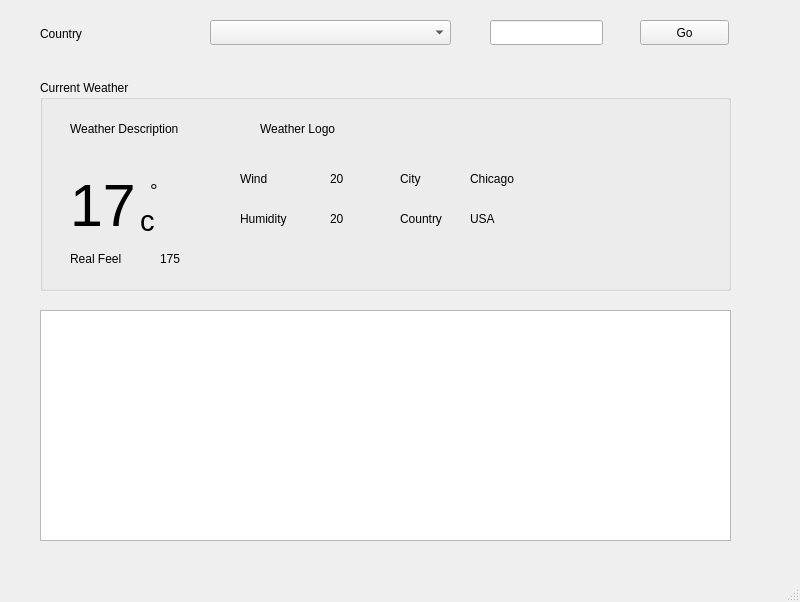
<?xml version="1.0" encoding="UTF-8"?>
<ui version="4.0">
 <class>MainWindow</class>
 <widget class="QMainWindow" name="MainWindow">
  <property name="geometry">
   <rect>
    <x>0</x>
    <y>0</y>
    <width>800</width>
    <height>602</height>
   </rect>
  </property>
  <property name="windowTitle">
   <string>MainWindow</string>
  </property>
  <widget class="QWidget" name="centralwidget">
   <widget class="QComboBox" name="comboCountry">
    <property name="geometry">
     <rect>
      <x>210</x>
      <y>20</y>
      <width>241</width>
      <height>25</height>
     </rect>
    </property>
   </widget>
   <widget class="QLineEdit" name="textZipCode">
    <property name="geometry">
     <rect>
      <x>490</x>
      <y>20</y>
      <width>113</width>
      <height>25</height>
     </rect>
    </property>
   </widget>
   <widget class="QGroupBox" name="groupBox">
    <property name="geometry">
     <rect>
      <x>40</x>
      <y>80</y>
      <width>691</width>
      <height>211</height>
     </rect>
    </property>
    <property name="title">
     <string>Current Weather</string>
    </property>
    <widget class="QLabel" name="label_2">
     <property name="geometry">
      <rect>
       <x>30</x>
       <y>40</y>
       <width>161</width>
       <height>17</height>
      </rect>
     </property>
     <property name="text">
      <string>Weather Description</string>
     </property>
    </widget>
    <widget class="QLabel" name="label_3">
     <property name="geometry">
      <rect>
       <x>220</x>
       <y>40</y>
       <width>101</width>
       <height>17</height>
      </rect>
     </property>
     <property name="text">
      <string>Weather Logo</string>
     </property>
    </widget>
    <widget class="QLabel" name="label_4">
     <property name="geometry">
      <rect>
       <x>30</x>
       <y>80</y>
       <width>70</width>
       <height>90</height>
      </rect>
     </property>
     <property name="font">
      <font>
       <family>Ubuntu</family>
       <pointsize>44</pointsize>
      </font>
     </property>
     <property name="text">
      <string>17</string>
     </property>
    </widget>
    <widget class="QLabel" name="label_5">
     <property name="geometry">
      <rect>
       <x>110</x>
       <y>100</y>
       <width>67</width>
       <height>20</height>
      </rect>
     </property>
     <property name="font">
      <font>
       <pointsize>14</pointsize>
      </font>
     </property>
     <property name="text">
      <string>°</string>
     </property>
    </widget>
    <widget class="QLabel" name="label_6">
     <property name="geometry">
      <rect>
       <x>100</x>
       <y>130</y>
       <width>61</width>
       <height>21</height>
      </rect>
     </property>
     <property name="font">
      <font>
       <pointsize>22</pointsize>
      </font>
     </property>
     <property name="text">
      <string>c</string>
     </property>
    </widget>
    <widget class="QLabel" name="label_7">
     <property name="geometry">
      <rect>
       <x>200</x>
       <y>90</y>
       <width>67</width>
       <height>17</height>
      </rect>
     </property>
     <property name="text">
      <string>Wind</string>
     </property>
    </widget>
    <widget class="QLabel" name="label_8">
     <property name="geometry">
      <rect>
       <x>200</x>
       <y>130</y>
       <width>67</width>
       <height>17</height>
      </rect>
     </property>
     <property name="text">
      <string>Humidity</string>
     </property>
    </widget>
    <widget class="QLabel" name="label_9">
     <property name="geometry">
      <rect>
       <x>290</x>
       <y>90</y>
       <width>61</width>
       <height>17</height>
      </rect>
     </property>
     <property name="text">
      <string>20</string>
     </property>
    </widget>
    <widget class="QLabel" name="label_10">
     <property name="geometry">
      <rect>
       <x>290</x>
       <y>130</y>
       <width>61</width>
       <height>17</height>
      </rect>
     </property>
     <property name="text">
      <string>20</string>
     </property>
    </widget>
    <widget class="QLabel" name="label_11">
     <property name="geometry">
      <rect>
       <x>360</x>
       <y>90</y>
       <width>61</width>
       <height>17</height>
      </rect>
     </property>
     <property name="text">
      <string>City</string>
     </property>
    </widget>
    <widget class="QLabel" name="label_12">
     <property name="geometry">
      <rect>
       <x>360</x>
       <y>130</y>
       <width>61</width>
       <height>17</height>
      </rect>
     </property>
     <property name="text">
      <string>Country</string>
     </property>
    </widget>
    <widget class="QLabel" name="label_13">
     <property name="geometry">
      <rect>
       <x>430</x>
       <y>90</y>
       <width>61</width>
       <height>17</height>
      </rect>
     </property>
     <property name="text">
      <string>Chicago</string>
     </property>
    </widget>
    <widget class="QLabel" name="label_14">
     <property name="geometry">
      <rect>
       <x>430</x>
       <y>130</y>
       <width>61</width>
       <height>17</height>
      </rect>
     </property>
     <property name="text">
      <string>USA</string>
     </property>
    </widget>
    <widget class="QLabel" name="label_15">
     <property name="geometry">
      <rect>
       <x>30</x>
       <y>170</y>
       <width>61</width>
       <height>17</height>
      </rect>
     </property>
     <property name="text">
      <string>Real Feel</string>
     </property>
    </widget>
    <widget class="QLabel" name="label_16">
     <property name="geometry">
      <rect>
       <x>120</x>
       <y>170</y>
       <width>61</width>
       <height>17</height>
      </rect>
     </property>
     <property name="text">
      <string>175</string>
     </property>
    </widget>
   </widget>
   <widget class="QTextEdit" name="labelJSonText">
    <property name="geometry">
     <rect>
      <x>40</x>
      <y>310</y>
      <width>691</width>
      <height>231</height>
     </rect>
    </property>
   </widget>
   <widget class="QWidget" name="">
    <property name="geometry">
     <rect>
      <x>40</x>
      <y>20</y>
      <width>150</width>
      <height>27</height>
     </rect>
    </property>
    <layout class="QHBoxLayout" name="horizontalLayout">
     <item>
      <widget class="QLabel" name="label">
       <property name="text">
        <string>Country</string>
       </property>
      </widget>
     </item>
    </layout>
   </widget>
   <widget class="QPushButton" name="btn_go">
    <property name="geometry">
     <rect>
      <x>640</x>
      <y>20</y>
      <width>89</width>
      <height>25</height>
     </rect>
    </property>
    <property name="text">
     <string>Go</string>
    </property>
   </widget>
  </widget>
  <widget class="QMenuBar" name="menubar">
   <property name="geometry">
    <rect>
     <x>0</x>
     <y>0</y>
     <width>800</width>
     <height>22</height>
    </rect>
   </property>
  </widget>
  <widget class="QStatusBar" name="statusbar"/>
 </widget>
 <resources/>
 <connections/>
</ui>
